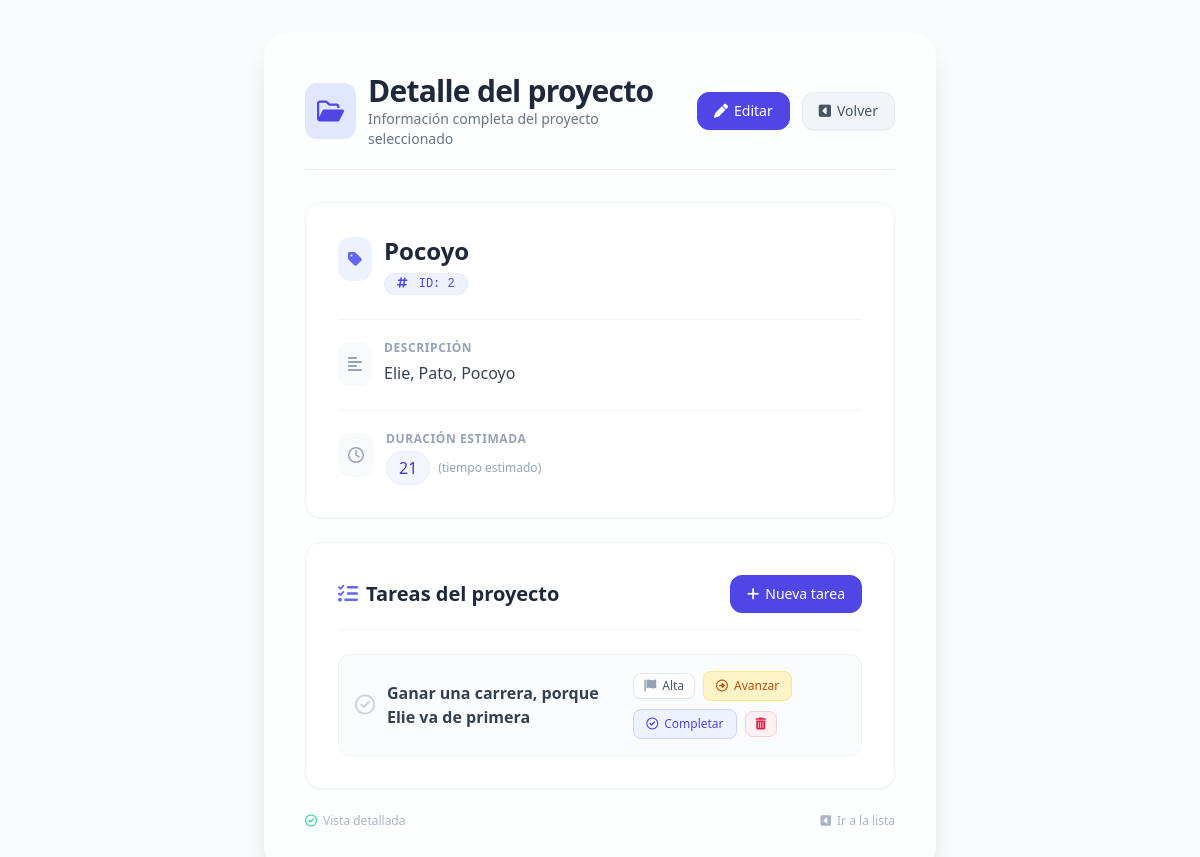
Page /proyectos/2/ (signed in) on the committed database.
### gestor_proyectos/models.py (models this page shows, shortened)
class Proyecto(models.Model):
    nombre = models.CharField(max_length=100) # campo de texto (varchar)
    descripcion = models.TextField() # Campo de texto largo
    duracion = models.IntegerField() # Campo numérico entero
    imagen = models.ImageField(upload_to='img/', default='img/michi.png')

class Tarea(models.Model):
    PRIORIDAD_CHOICES = [
        ('BAJA', 'Baja'),
        ('MEDIA', 'Media'),
        ('ALTA', 'Alta'),
    ]
    ESTADO_CHOICES = [
        ('PENDIENTE', 'Pendiente'),
        ('EN_PROGRESO', 'En Progreso'),
        ('COMPLETADA', 'Completada'),
    ]
    proyecto = models.ForeignKey(
        Proyecto,
        on_delete=models.CASCADE,
        related_name='tareas',
    )
    titulo= models.CharField(max_length=50)
    prioridad=models.CharField(max_length=5, choices=PRIORIDAD_CHOICES, default='MEDIA')
    estado=models.CharField(max_length=12, choices=ESTADO_CHOICES, default='PENDIENTE')

### gestor_proyectos/views.py (the view)
# urls.py: path('proyectos/<int:id>/', views.ver_proyecto, name='ver_proyecto'),
@login_required
def ver_proyecto(request, id):
    proyecto = Proyecto.objects.get(id=id) #el id que se le coloca en la url
    print(proyecto.tareas.all)
    return render(request, 'detalle-proyecto.html', {'proyecto': proyecto})

### gestor_proyectos/templates/detalle-proyecto.html (shortened to what this page needs)
<!DOCTYPE html>
<html lang="es">
<head>
    <script src="https://cdn.tailwindcss.com"></script>
    <link rel="stylesheet" href="https://cdnjs.cloudflare.com/ajax/libs/font-awesome/6.0.0-beta3/css/all.min.css" />
</head>
<body class="min-h-screen flex items-center justify-center p-4 md:p-8 font-sans antialiased">
    <div class="w-full max-w-2xl bg-white/70 backdrop-blur-sm rounded-3xl shadow-xl p-6 md:p-10 border border-white/40">
        <div class="flex items-center gap-3 mb-8 border-b border-slate-200/80 pb-5">
            <div class="bg-indigo-100 p-3 rounded-xl text-indigo-600">
                <i class="fa-regular fa-folder-open text-2xl"></i>
            </div>
            <div class="flex-1">
                <h1 class="text-2xl md:text-3xl font-bold text-slate-800 tracking-tight">
                    Detalle del proyecto
                </h1>
                <p class="text-sm text-slate-500 font-light">
                    Información completa del proyecto seleccionado
                </p>
            </div>
            <a href="{% url 'editar_proyecto' proyecto.id %}"
               class="inline-flex items-center gap-1.5 px-4 py-2 bg-indigo-600 text-white text-sm font-medium rounded-xl border border-indigo-600 hover:bg-indigo-700 hover:border-indigo-700 transition-all duration-150 shadow-sm hover:shadow">
                <i class="fa-solid fa-pen"></i>
                <span class="hidden sm:inline">Editar</span>
            </a>
            <a href="{% url 'proyectos' %}"
               class="inline-flex items-center gap-1.5 px-4 py-2 bg-slate-100 text-slate-600 text-sm font-medium rounded-xl border border-slate-200/60 hover:bg-slate-200 hover:border-slate-300 transition-all duration-150 shadow-sm hover:shadow">
                <i class="fa-solid fa-square-caret-left"></i>
                <span class="hidden sm:inline">Volver</span>
            </a>
        </div>
        <div class="detalle-card bg-white rounded-2xl p-6 md:p-8 border border-slate-100 shadow-sm">
            <div class="flex items-start gap-3 mb-6">
                <div class="bg-indigo-50 p-2.5 rounded-xl text-indigo-500 mt-0.5">
                    <i class="fa-solid fa-tag"></i>
                </div>
                <div>
                    <h2 class="text-xl md:text-2xl font-bold text-slate-800 break-words">
                        {{ proyecto.nombre }}
                    </h2>
                    <span class="inline-block mt-1.5 text-xs font-mono bg-indigo-50 text-indigo-600 px-3 py-0.5 rounded-full border border-indigo-100/70">
                        <i class="fa-regular fa-hashtag mr-1"></i> ID: {{ proyecto.id }}
                    </span>
                </div>
            </div>
            <div class="flex items-start gap-3 mb-6 border-t border-slate-100 pt-5">
                <div class="bg-slate-50 p-2.5 rounded-xl text-slate-400 mt-0.5">
                    <i class="fa-solid fa-align-left"></i>
                </div>
                <div class="flex-1 min-w-0">
                    <p class="text-xs font-semibold text-slate-400 uppercase tracking-wider campo-label">
                        Descripción
                    </p>
                    <p class="text-base text-slate-700 leading-relaxed mt-1 break-words">
                        {{ proyecto.descripcion }}
                    </p>
                </div>
            </div>
            <div class="flex items-start gap-3 border-t border-slate-100 pt-5">
                <div class="bg-slate-50 p-2.5 rounded-xl text-slate-400 mt-0.5">
                    <i class="fa-regular fa-clock"></i>
                </div>
                <div>
                    <p class="text-xs font-semibold text-slate-400 uppercase tracking-wider campo-label">
                        Duración estimada
                    </p>
                    <p class="text-base text-slate-700 font-medium mt-1 flex items-center gap-2">
                        <span class="bg-indigo-50/70 px-3 py-1 rounded-full text-indigo-700 border border-indigo-100/60">
                            {{ proyecto.duracion }}
                        </span>
                        <span class="text-xs text-slate-400 font-light">(tiempo estimado)</span>
                    </p>
                </div>
            </div>
        </div>
        <div class="mt-6 bg-white rounded-2xl p-6 md:p-8 border border-slate-100 shadow-sm">
            <div class="flex items-center justify-between gap-4 mb-6 border-b border-slate-100 pb-4">
                <h2 class="text-xl font-bold text-slate-800 flex items-center gap-2">
                    <i class="fa-solid fa-list-check text-indigo-500"></i>
                    Tareas del proyecto
                </h2>
                <a href="{% url 'crear_tarea' proyecto.id %}"
                   class="inline-flex items-center gap-1.5 px-4 py-2 bg-indigo-600 text-white text-sm font-medium rounded-xl border border-indigo-600 hover:bg-indigo-700 transition-colors shadow-sm">
                    <i class="fa-solid fa-plus"></i>
                    <span class="hidden sm:inline">Nueva tarea</span>
                </a>
            </div>
            <ul class="space-y-3">
                {% for tarea in proyecto.tareas.all %}
                    <li class="group flex flex-col sm:flex-row sm:items-center justify-between p-4 rounded-xl border border-slate-100 bg-slate-50/50 hover:bg-slate-50 hover:border-slate-200 transition-all duration-200 gap-3">
                        <div class="flex items-center gap-3">
                            <div class="text-slate-300 group-hover:text-indigo-400 transition-colors">
                                <i class="fa-regular fa-circle-check text-xl"></i>
                            </div>
                            <span class="text-base font-semibold text-slate-700">{{ tarea.titulo }}</span>
                        </div>
                        <div class="flex flex-wrap items-center gap-2 text-xs font-medium">
                            <span class="inline-flex items-center gap-1.5 px-2.5 py-1 rounded-lg border bg-white text-slate-600 border-slate-200 shadow-sm">
                                <i class="fa-solid fa-flag text-slate-400"></i>
                                {{ tarea.get_prioridad_display }}
                            </span>
                            <span >
                                <form action="{% url 'avanzar_estado_tarea' tarea.id %}" method="post">
                                      <button type="submit"
                                        class="btn-tarea inline-flex items-center gap-1.5 px-3 py-1.5 text-xs font-medium rounded-lg transition-colors
                                        {% if tarea.estado == 'COMPLETADA' %}
                                            bg-emerald-100 text-emerald-700 hover:bg-emerald-200 border border-emerald-200
                                        {% elif tarea.estado == 'EN_PROGRESO' %}
                                            bg-amber-100 text-amber-700 hover:bg-amber-200 border border-amber-200
                                        {% else %}
                                            bg-slate-100 text-slate-600 hover:bg-slate-200 border border-slate-200
                                        {% endif %}">
                                    {% if tarea.estado == 'COMPLETADA' %}
                                        <i class="fa-solid fa-circle-check"></i>
                                        {{ tarea.get_estado_display }}
                                    {% else %}
                                        <i class="fa-regular fa-circle-right"></i>
                                        {% if tarea.estado == 'PENDIENTE' %}Iniciar{% else %}Avanzar{% endif %}
                                    {% endif %}
                                </button>
                                </form>
                            </span>
                            <span >
                                <form action="{% url 'terminar_estado_tarea' tarea.id %}" method="post">
                                      <button type="submit"
                                            class="btn-tarea inline-flex items-center gap-1.5 px-3 py-1.5 text-xs font-medium rounded-lg transition-colors
                                            {% if tarea.estado == 'COMPLETADA' %}
                                                bg-emerald-100 text-emerald-700 hover:bg-emerald-200 border border-emerald-200
                                            {% else %}
                                                bg-indigo-50 text-indigo-600 hover:bg-indigo-100 border border-indigo-200
                                            {% endif %}">
                                        <i class="fa-regular fa-circle-check"></i>
                                        Completar
                                    </button>
                                </form>
                            </span>
                            <span>
                                <form action="{% url 'eliminar_tarea' tarea.id %}">
                                    <button onclick="return confirm('¿Estás seguro de eliminar esta tarea?')"
                                        type="submit"
                                        class="btn-tarea inline-flex items-center gap-1.5 px-2.5 py-1.5 text-xs font-medium rounded-lg transition-colors
                                        bg-rose-50 text-rose-600 hover:bg-rose-100 border border-rose-200">
                                    <i class="fa-solid fa-trash-can"></i>
                                </button>
                                </form>
                            </span>
                        </div>
                    </li>
                {% endfor %}
            </ul>
        </div>
        <div class="mt-6 text-xs text-slate-400/80 flex justify-between items-center">
            <span class="flex items-center gap-1.5">
                <i class="fa-regular fa-circle-check text-emerald-400"></i>
                Vista detallada
            </span>
            <span class="flex items-center gap-1.5">
                <i class="fa-solid fa-square-caret-left"></i>
                <a href="{% url 'proyectos' %}" class="hover:text-indigo-500 transition-colors">
                    Ir a la lista
                </a>
            </span>
        </div>
    </div>
</body>
</html>

### gestor_proyectos/templates/detalle-proyecto.html (style rules this page uses)
body { background: #f8fafc; }
.detalle-card { transition: transform 0.15s ease, box-shadow 0.15s ease; }
.campo-label { letter-spacing: 0.01em; }

### rows in the picture
Proyecto: nombre "Pocoyo", id "2", descripcion "Elie, Pato, Pocoyo", duracion "21"
Tarea: titulo "Ganar una carrera, porque Elie va de primera", prioridad "Alta", estado "EN_PROGRESO" (drawn)
